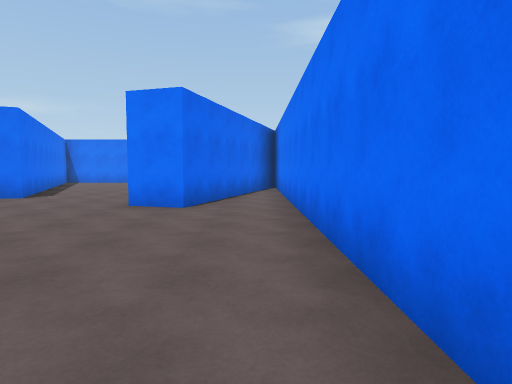
[1] (above)

16 first-person views from a walk through a scene from a Unity 3-D project. The camera is 1.4 m above the floor, tilts 4° down and sees 75° across. The floor is counted in squares, 2 m on a side. Each view is taken from the middle of a square. On the plan, view 1 faces up. The plan holds only what a view shows up to about 10 squares ahead; the rest is blank. The place goes on beyond the plan. The player is left out.

[2]
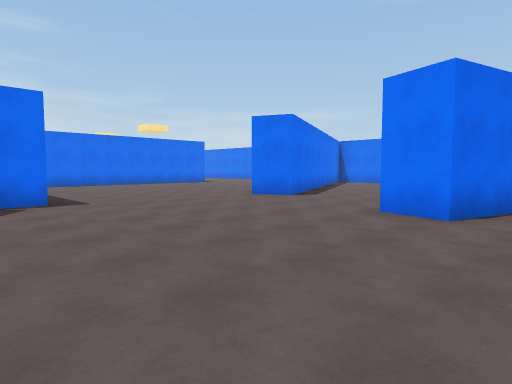

[3]
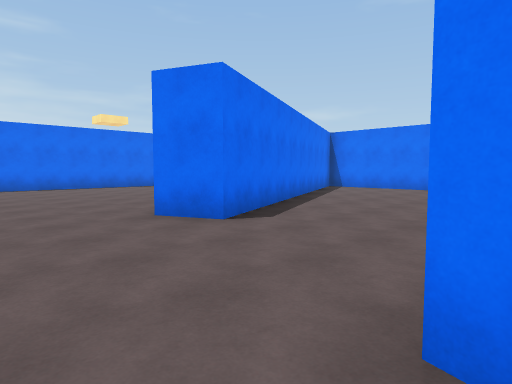

[4]
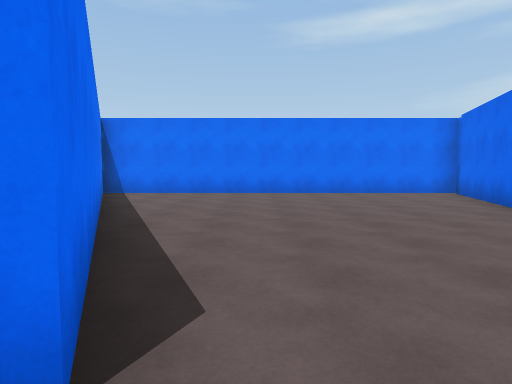

[5]
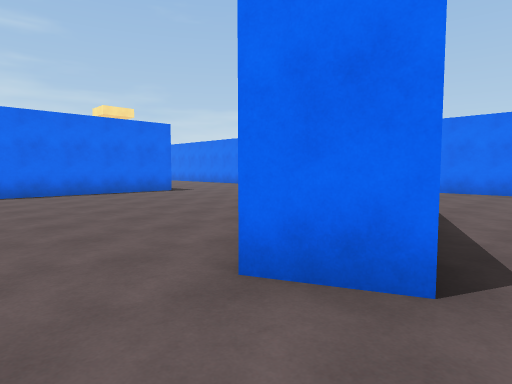

[6]
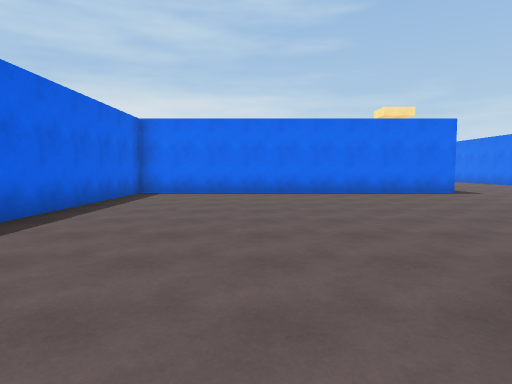

[7]
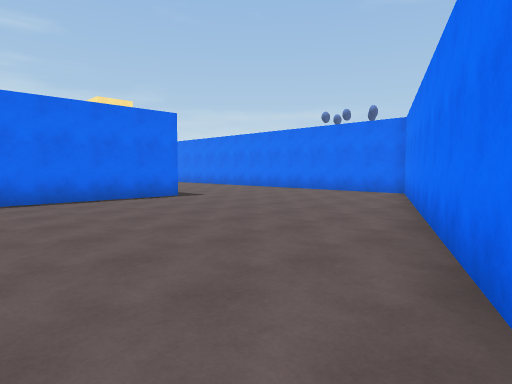

[8]
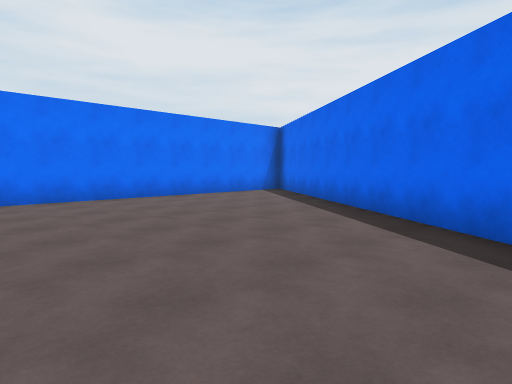

[9]
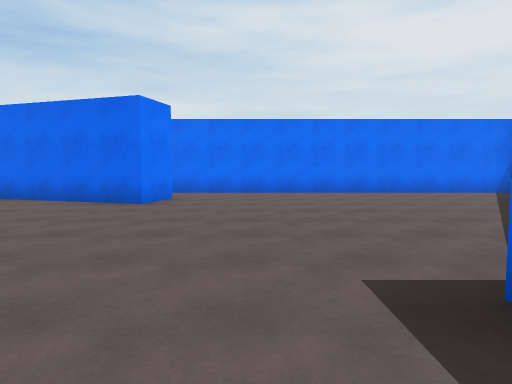

[10]
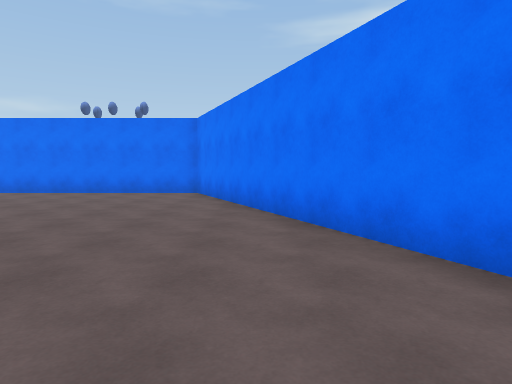

[11]
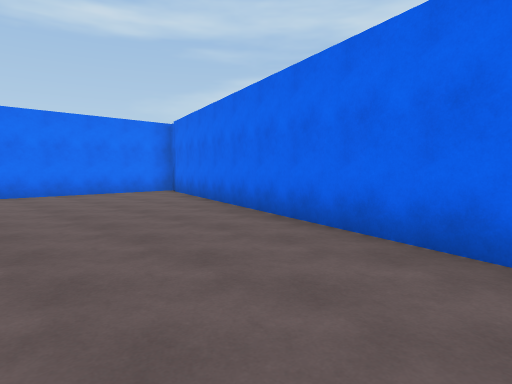

[12]
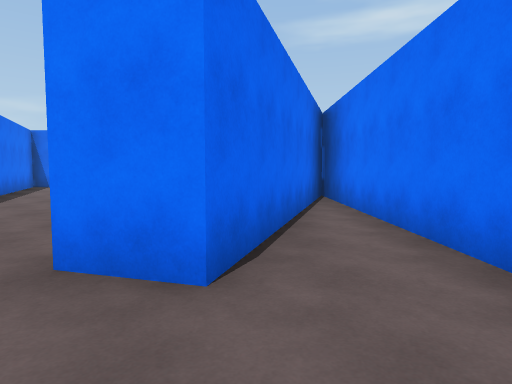

[13]
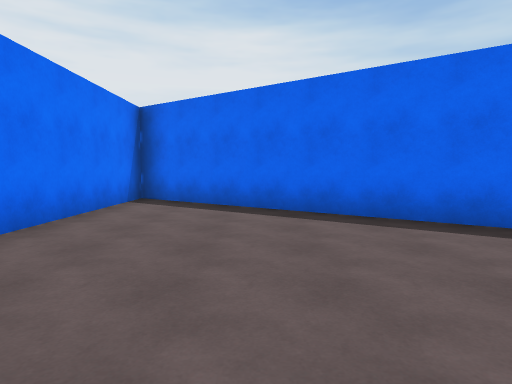

[14]
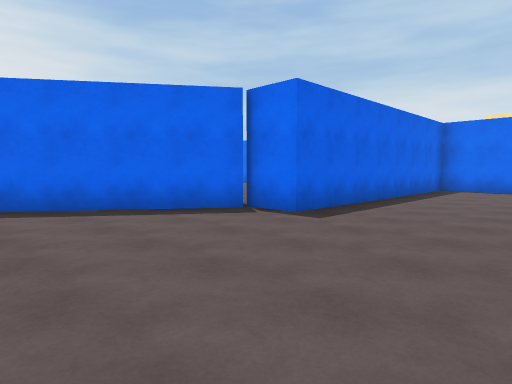

[15]
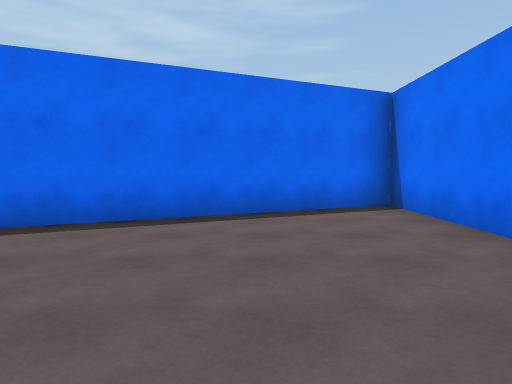

[16]
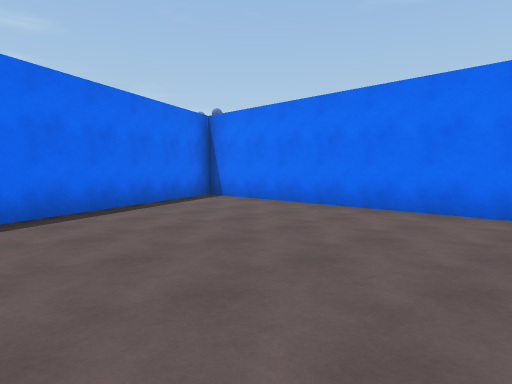

### Floor plan
Points are (right, up) in squares from view 1. A wall is a line through its corners. A room is listed if a view was taken in it or the views show most of it. See-through windows are left out.
Room 1 (views 1, 2, 3, 4, 5, 6, 7, 8, 9, 10, 11, 12, 13, 14, 15, 16)
walls: (-7.2, 8.8) (-10.7, 16.6) (-16.4, 16.6); (-14.6, 11.8) (-14.6, 2.7) (-7.3, 2.7) (-7.3, 1.7) (0.7, -3.9) (0.7, 12.8); (0.7, 12.7) (-1.3, 5.9) (-2.4, 6.3) (0.5, 16.1); (0.8, 16.6) (-9.4, 16.6) (-5.6, 7.9) (-6.6, 7.4)

Positions as (right, up) in squares from view 1, and headings:
1: (0, 0), facing up
2: (0, 1), facing up-left
3: (-2, 5), facing up-left
4: (-5, 7), facing up
5: (-5, 6), facing up-left
6: (-5, 6), facing left
7: (-7, 7), facing up-left
8: (-7, 5), facing down-right
9: (-9, 4), facing right
10: (-9, 7), facing up
11: (-5, 7), facing up-right
12: (-1, 4), facing up
13: (-2, 4), facing down
14: (-3, 6), facing down-left
15: (-3, 14), facing left
16: (-2, 11), facing up-left
